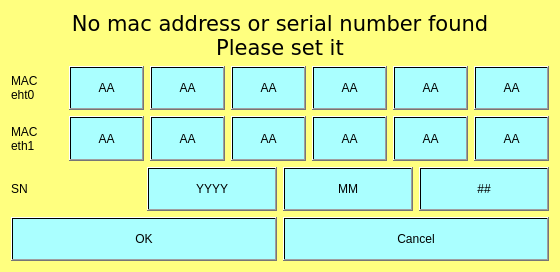
<?xml version="1.0" encoding="UTF-8"?>
<ui version="4.0">
 <class>mac_sn</class>
 <widget class="QWidget" name="mac_sn">
  <property name="geometry">
   <rect>
    <x>0</x>
    <y>0</y>
    <width>560</width>
    <height>272</height>
   </rect>
  </property>
  <property name="windowTitle">
   <string>mac_sn</string>
  </property>
  <property name="styleSheet">
   <string notr="true">QWidget#mac_sn
{
	background-color: rgb(255, 255, 127);
}

QPushButton
{
	font: 16pt &quot;DejaVu Sans&quot;;
	background-color: qlineargradient(spread:pad, x1:0.483, y1:0.0113636, x2:0.494, y2:1, stop:0 rgba(170,255,255, 255), stop:1 rgba(170,255,255, 255));
}

QLabel
{
	font: 16pt &quot;DejaVu Sans&quot;;
}</string>
  </property>
  <layout class="QVBoxLayout" name="verticalLayout">
   <item>
    <widget class="QLabel" name="label">
     <property name="sizePolicy">
      <sizepolicy hsizetype="Preferred" vsizetype="Fixed">
       <horstretch>0</horstretch>
       <verstretch>0</verstretch>
      </sizepolicy>
     </property>
     <property name="font">
      <font>
       <family>DejaVu Sans</family>
       <pointsize>16</pointsize>
       <weight>50</weight>
       <italic>false</italic>
       <bold>false</bold>
      </font>
     </property>
     <property name="text">
      <string>No mac address or serial number found
Please set it</string>
     </property>
     <property name="alignment">
      <set>Qt::AlignCenter</set>
     </property>
    </widget>
   </item>
   <item>
    <layout class="QHBoxLayout" name="horizontalLayout">
     <item>
      <widget class="QLabel" name="labelMACeth0">
       <property name="text">
        <string>MAC
eht0</string>
       </property>
      </widget>
     </item>
     <item>
      <widget class="QPushButton" name="pushButtonMACeth0_1">
       <property name="sizePolicy">
        <sizepolicy hsizetype="Minimum" vsizetype="Minimum">
         <horstretch>0</horstretch>
         <verstretch>0</verstretch>
        </sizepolicy>
       </property>
       <property name="text">
        <string>AA</string>
       </property>
      </widget>
     </item>
     <item>
      <widget class="QPushButton" name="pushButtonMACeth0_2">
       <property name="sizePolicy">
        <sizepolicy hsizetype="Minimum" vsizetype="Minimum">
         <horstretch>0</horstretch>
         <verstretch>0</verstretch>
        </sizepolicy>
       </property>
       <property name="text">
        <string>AA</string>
       </property>
      </widget>
     </item>
     <item>
      <widget class="QPushButton" name="pushButtonMACeth0_3">
       <property name="sizePolicy">
        <sizepolicy hsizetype="Minimum" vsizetype="Minimum">
         <horstretch>0</horstretch>
         <verstretch>0</verstretch>
        </sizepolicy>
       </property>
       <property name="text">
        <string>AA</string>
       </property>
      </widget>
     </item>
     <item>
      <widget class="QPushButton" name="pushButtonMACeth0_4">
       <property name="sizePolicy">
        <sizepolicy hsizetype="Minimum" vsizetype="Minimum">
         <horstretch>0</horstretch>
         <verstretch>0</verstretch>
        </sizepolicy>
       </property>
       <property name="text">
        <string>AA</string>
       </property>
      </widget>
     </item>
     <item>
      <widget class="QPushButton" name="pushButtonMACeth0_5">
       <property name="sizePolicy">
        <sizepolicy hsizetype="Minimum" vsizetype="Minimum">
         <horstretch>0</horstretch>
         <verstretch>0</verstretch>
        </sizepolicy>
       </property>
       <property name="text">
        <string>AA</string>
       </property>
      </widget>
     </item>
     <item>
      <widget class="QPushButton" name="pushButtonMACeth0_6">
       <property name="sizePolicy">
        <sizepolicy hsizetype="Minimum" vsizetype="Minimum">
         <horstretch>0</horstretch>
         <verstretch>0</verstretch>
        </sizepolicy>
       </property>
       <property name="text">
        <string>AA</string>
       </property>
      </widget>
     </item>
    </layout>
   </item>
   <item>
    <layout class="QHBoxLayout" name="horizontalLayout_4">
     <item>
      <widget class="QLabel" name="labelMACeth1">
       <property name="text">
        <string>MAC
eth1</string>
       </property>
      </widget>
     </item>
     <item>
      <widget class="QPushButton" name="pushButtonMACeth1_1">
       <property name="sizePolicy">
        <sizepolicy hsizetype="Minimum" vsizetype="Minimum">
         <horstretch>0</horstretch>
         <verstretch>0</verstretch>
        </sizepolicy>
       </property>
       <property name="text">
        <string>AA</string>
       </property>
      </widget>
     </item>
     <item>
      <widget class="QPushButton" name="pushButtonMACeth1_2">
       <property name="sizePolicy">
        <sizepolicy hsizetype="Minimum" vsizetype="Minimum">
         <horstretch>0</horstretch>
         <verstretch>0</verstretch>
        </sizepolicy>
       </property>
       <property name="text">
        <string>AA</string>
       </property>
      </widget>
     </item>
     <item>
      <widget class="QPushButton" name="pushButtonMACeth1_3">
       <property name="sizePolicy">
        <sizepolicy hsizetype="Minimum" vsizetype="Minimum">
         <horstretch>0</horstretch>
         <verstretch>0</verstretch>
        </sizepolicy>
       </property>
       <property name="text">
        <string>AA</string>
       </property>
      </widget>
     </item>
     <item>
      <widget class="QPushButton" name="pushButtonMACeth1_4">
       <property name="sizePolicy">
        <sizepolicy hsizetype="Minimum" vsizetype="Minimum">
         <horstretch>0</horstretch>
         <verstretch>0</verstretch>
        </sizepolicy>
       </property>
       <property name="text">
        <string>AA</string>
       </property>
      </widget>
     </item>
     <item>
      <widget class="QPushButton" name="pushButtonMACeth1_5">
       <property name="sizePolicy">
        <sizepolicy hsizetype="Minimum" vsizetype="Minimum">
         <horstretch>0</horstretch>
         <verstretch>0</verstretch>
        </sizepolicy>
       </property>
       <property name="text">
        <string>AA</string>
       </property>
      </widget>
     </item>
     <item>
      <widget class="QPushButton" name="pushButtonMACeth1_6">
       <property name="sizePolicy">
        <sizepolicy hsizetype="Minimum" vsizetype="Minimum">
         <horstretch>0</horstretch>
         <verstretch>0</verstretch>
        </sizepolicy>
       </property>
       <property name="text">
        <string>AA</string>
       </property>
      </widget>
     </item>
    </layout>
   </item>
   <item>
    <layout class="QHBoxLayout" name="horizontalLayout_2">
     <item>
      <widget class="QLabel" name="labelSN">
       <property name="text">
        <string>SN</string>
       </property>
      </widget>
     </item>
     <item>
      <widget class="QPushButton" name="pushButtonSN_1">
       <property name="sizePolicy">
        <sizepolicy hsizetype="Minimum" vsizetype="Minimum">
         <horstretch>0</horstretch>
         <verstretch>0</verstretch>
        </sizepolicy>
       </property>
       <property name="text">
        <string>YYYY</string>
       </property>
      </widget>
     </item>
     <item>
      <widget class="QPushButton" name="pushButtonSN_2">
       <property name="sizePolicy">
        <sizepolicy hsizetype="Minimum" vsizetype="Minimum">
         <horstretch>0</horstretch>
         <verstretch>0</verstretch>
        </sizepolicy>
       </property>
       <property name="text">
        <string>MM</string>
       </property>
      </widget>
     </item>
     <item>
      <widget class="QPushButton" name="pushButtonSN_3">
       <property name="sizePolicy">
        <sizepolicy hsizetype="Minimum" vsizetype="Minimum">
         <horstretch>0</horstretch>
         <verstretch>0</verstretch>
        </sizepolicy>
       </property>
       <property name="text">
        <string>##</string>
       </property>
      </widget>
     </item>
    </layout>
   </item>
   <item>
    <layout class="QHBoxLayout" name="horizontalLayout_3">
     <item>
      <widget class="QPushButton" name="pushButtonOk">
       <property name="sizePolicy">
        <sizepolicy hsizetype="Minimum" vsizetype="Minimum">
         <horstretch>0</horstretch>
         <verstretch>0</verstretch>
        </sizepolicy>
       </property>
       <property name="text">
        <string>OK</string>
       </property>
      </widget>
     </item>
     <item>
      <widget class="QPushButton" name="pushButtonCancel">
       <property name="sizePolicy">
        <sizepolicy hsizetype="Minimum" vsizetype="Minimum">
         <horstretch>0</horstretch>
         <verstretch>0</verstretch>
        </sizepolicy>
       </property>
       <property name="text">
        <string>Cancel</string>
       </property>
      </widget>
     </item>
    </layout>
   </item>
  </layout>
 </widget>
 <layoutdefault spacing="6" margin="11"/>
 <resources/>
 <connections/>
</ui>
